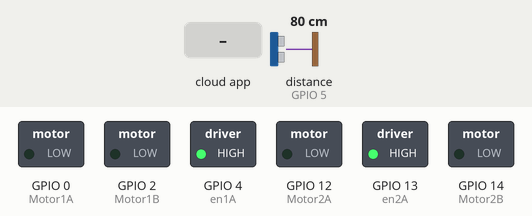
Bench run of a sketch on a simulated ESP8266 (NodeMCU). On the bench: switched loads named in the sketch (green lamp = pin HIGH). The inputs (shaded band) are chosen by the test bench; at power-on: distance to the obstacle (sensor on GPIO 5) 80 cm. The echo pulse lasts 58.3 µs per cm; WiFi joins after 1.5 s; servers stay silent unless stated; no MQTT or app messages arrive unless stated; pins used as bus, display or sensor lines are not drawn; what the sketch prints to the serial monitor is not drawn.

Above: at 2.7 s.
2.8 s: the phone or cloud app sets Assistant-Car to enfrente
At 4.0 s:
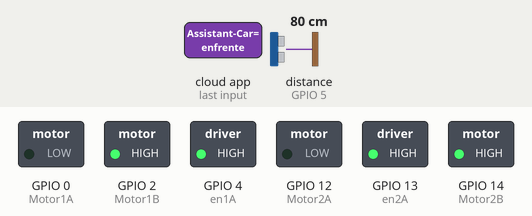
4.3 s: distance to the obstacle (sensor on GPIO 5) set to 16 cm
5.8 s: distance to the obstacle (sensor on GPIO 5) set to 13 cm
At 7.0 s:
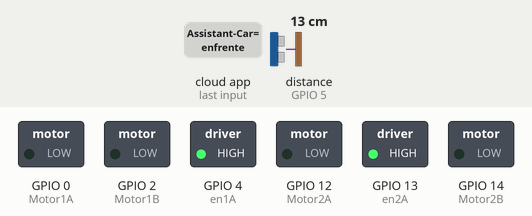
7.3 s: the phone or cloud app sets Assistant-Car to derecha
At 8.5 s:
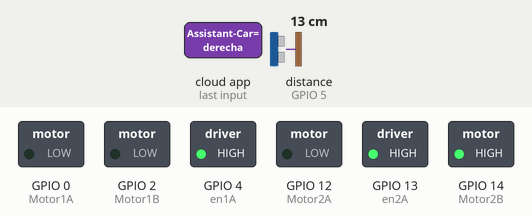
8.8 s: the phone or cloud app sets Assistant-Car to izquierda
At 10.2 s:
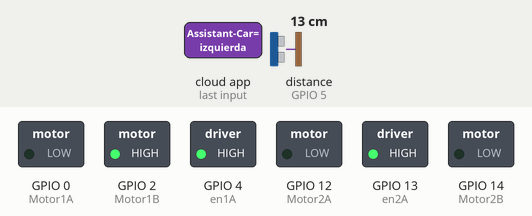
Timing chart, 0 to 11.3 s (numbered marks = the images above; inputs shaded):
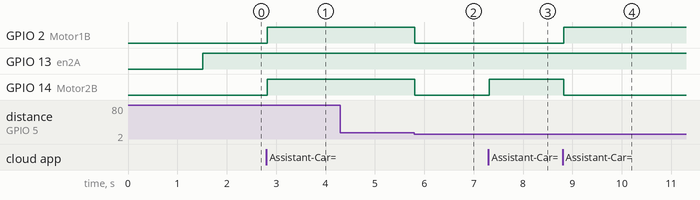

The sketch:

Car-Assistant.ino
```cpp
#include <ESP8266WiFi.h>
#include "Adafruit_MQTT.h"
#include "Adafruit_MQTT_Client.h"

/************************* WiFi Access Point *********************************/

#define WLAN_SSID       "IZZI-38CA"
#define WLAN_PASS       "8871B1CA38CA"

/************************* Adafruit.io Setup *********************************/

#define AIO_SERVER      "io.adafruit.com"
#define AIO_SERVERPORT  1883                   // use 8883 for SSL
#define AIO_USERNAME    "YaelGF"
#define AIO_KEY         "aio_tRzm97EILxB71e4IpnvkwWmyEjxo"


/************************* Car *********************************/

//left
#define en1A 4

#define Motor1A 0
#define Motor1B 2

//right
#define en2A 13

#define Motor2A 12
#define Motor2B 14

//Sensor Ultrasonico

int Pecho = 5;
int Ptrig = 16;

int tiempo, distancia;

/************ Global State (you don't need to change this!) ******************/

// Create an ESP8266 WiFiClient class to connect to the MQTT server.
WiFiClient client;

// Setup the MQTT client class by passing in the WiFi client and MQTT server and login details.
Adafruit_MQTT_Client mqtt(&client, AIO_SERVER, AIO_SERVERPORT, AIO_USERNAME, AIO_USERNAME, AIO_KEY);

/****************************** Feeds ***************************************/


// Setup a feed called 'onoff' for subscribing to changes to the button
Adafruit_MQTT_Subscribe onoffbutton = Adafruit_MQTT_Subscribe(&mqtt, AIO_USERNAME "/feeds/Assistant-Car", MQTT_QOS_1);

/*************************** Sketch Code ************************************/


void setup() {

  pinMode(en1A, OUTPUT);
  pinMode(Motor1A, OUTPUT);
  pinMode(Motor1B , OUTPUT);

  pinMode(en2A, OUTPUT);
  pinMode(Motor2A, OUTPUT);
  pinMode(Motor2B, OUTPUT);

  pinMode(Pecho, INPUT);     // define el pin 6 como entrada (echo)
  pinMode(Ptrig, OUTPUT);


  Serial.begin(115200);
  delay(10);

  Serial.println(F("Adafruit MQTT"));

  // Connect to WiFi access point.
  Serial.println(); Serial.println();
  Serial.print("Connecting to ");
  Serial.println(WLAN_SSID);

  WiFi.begin(WLAN_SSID, WLAN_PASS);
  while (WiFi.status() != WL_CONNECTED) {
    delay(500);
    Serial.print(".");
  }
  Serial.println();

  Serial.println("WiFi connected");
  Serial.println("IP address: "); Serial.println(WiFi.localIP());


  mqtt.subscribe(&onoffbutton);

}

uint32_t x=0;

void loop() {
  digitalWrite(en1A, 1); // Send PWM signal to L298N Enable pin
  digitalWrite(en2A, 1);
  // Ensure the connection to the MQTT server is alive (this will make the first
  // connection and automatically reconnect when disconnected).  See the MQTT_connect
  // function definition further below.
  MQTT_connect();


Adafruit_MQTT_Subscribe *subscription;

while(subscription = mqtt.readSubscription(5000)){
  if(subscription == &onoffbutton){
    Serial.print("Recibi: ");
    String result = (char*)onoffbutton.lastread;
    Serial.println(result);

    digitalWrite(Ptrig, LOW);
    delayMicroseconds(4);
    digitalWrite(Ptrig, HIGH);   // genera el pulso de triger por 10ms
    delayMicroseconds(10);
    digitalWrite(Ptrig, LOW);

    tiempo = pulseIn(Pecho, HIGH);
    distancia = (tiempo/2)/29;

    if(result =="enfrente"){
    //UP
      while(distancia > 14 ){
      digitalWrite(Motor1A, LOW);
      digitalWrite(Motor1B, HIGH);

      digitalWrite(Motor2A, LOW);
      digitalWrite(Motor2B, HIGH);

      digitalWrite(Ptrig, LOW);
      delayMicroseconds(4);
      digitalWrite(Ptrig, HIGH);   // genera el pulso de triger por 10ms
      delayMicroseconds(10);
      digitalWrite(Ptrig, LOW);

      tiempo = pulseIn(Pecho, HIGH);
      distancia = (tiempo/2)/29;
      Serial.println(distancia);
      }
      digitalWrite(Motor1A, LOW);
      digitalWrite(Motor1B, LOW);

      digitalWrite(Motor2A, LOW);
      digitalWrite(Motor2B, LOW);

    }

 if (result == "atrás")
  {
    //DOWN
    digitalWrite(Motor1A, HIGH);
    digitalWrite(Motor1B, LOW);

    digitalWrite(Motor2A, HIGH);
    digitalWrite(Motor2B, LOW);
  }if (result =="derecha"){

      //Right

    digitalWrite(Motor1A, LOW);
    digitalWrite(Motor1B, LOW);

    digitalWrite(Motor2A, LOW);
    digitalWrite(Motor2B, HIGH);
  }if (result =="izquierda"){
      //Left

    digitalWrite(Motor1A, LOW);
    digitalWrite(Motor1B, HIGH);

    digitalWrite(Motor2A, LOW);
    digitalWrite(Motor2B, LOW);
  }if(result =="stop"){
    digitalWrite(Motor1A, LOW);
    digitalWrite(Motor1B, LOW);

    digitalWrite(Motor2A, LOW);
    digitalWrite(Motor2B, LOW);

  }

  }
}

  // this is our 'wait for incoming subscription packets and callback em' busy subloop
  // try to spend your time here:
  mqtt.processPackets(500);

  // ping the server to keep the mqtt connection alive
  // NOT required if you are publishing once every KEEPALIVE seconds

 // if(! mqtt.ping()) {
 //   mqtt.disconnect();
 // }
}

// Function to connect and reconnect as necessary to the MQTT server.
// Should be called in the loop function and it will take care if connecting.
void MQTT_connect() {
  int8_t ret;

  // Stop if already connected.
  if (mqtt.connected()) {
    return;
  }

  Serial.print("Connecting to MQTT... ");

  uint8_t retries = 3;
  while ((ret = mqtt.connect()) != 0) { // connect will return 0 for connected
       Serial.println(mqtt.connectErrorString(ret));
       Serial.println("Retrying MQTT connection in 10 seconds...");
       mqtt.disconnect();
       delay(10000);  // wait 10 seconds
       retries--;
       if (retries == 0) {
         // basically die and wait for WDT to reset me
         while (1);
       }
  }
  Serial.println("MQTT Connected!");
}
```

Measured:
- the behaviour switches between 15 and 14 cm on distance to the obstacle (sensor on GPIO 5) (found by bisection; images 1 and 2)
- after the input at 2.8 s, GPIO 2 (Motor1B), GPIO 14 (Motor2B): LOW → HIGH at once
- after the input at 4.3 s, every drawn part: stays the same
- after the input at 5.8 s, GPIO 2 (Motor1B), GPIO 14 (Motor2B): HIGH → LOW at once
- after the input at 7.3 s, GPIO 14 (Motor2B): LOW → HIGH at once
- after the input at 8.8 s, GPIO 2 (Motor1B): LOW → HIGH at once; GPIO 14 (Motor2B): HIGH → LOW at once
